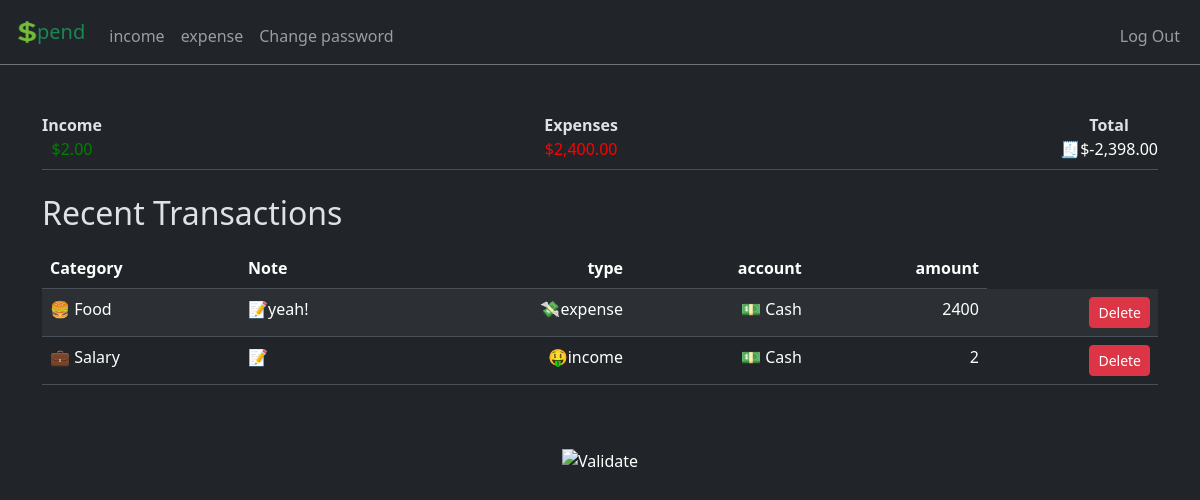
The page / (signed in) on the database its author committed.
### tables this page shows
CREATE TABLE transactions (
    id INTEGER PRIMARY KEY,
    type TEXT NOT NULL,
    category TEXT NOT NULL,
    account TEXT NOT NULL,
    amount INTEGER NOT NULL,
    user_id INTEGER,
    note TEXT,
    FOREIGN KEY (user_id) REFERENCES users(id));

### app.py (the view)
@app.route("/")
@login_required
def index():
    user_id = session["user_id"]
    total, income, expense = 0, 0, 0
    transaction = db.execute("SELECT * FROM transactions WHERE user_id = ?", user_id)
    for item in  transaction:
        amount = float(item["amount"])
        if item["type"] == "🤑income":
            total += amount
            income += amount
        else:
            total -= amount
            expense += amount
    return render_template("index.html", trs=transaction, total=total, income=income, expense=expense)
    return render_template("index.html")

### app.py (called while the page is built)
@app.after_request
def after_request(response):
    response.headers["Cache-Control"] = "no-cache, no-store, must-revalidate"
    response.headers["Expires"] = 0
    response.headers["Pragma"] = "no-cache"
    return response

### function.py (called while the page is built)
def login_required(f):
    @wraps(f)
    def decorated_function(*args, **kwargs):
        if session.get("user_id") is None:
            return redirect("/login")
        return f(*args, **kwargs)
    return decorated_function

def usd(value):
    return f"${value:,.2f}"

### templates/index.html (shortened to what this page needs)
{% extends "layout.html" %}
{% block main %}
    <div class="d-flex justify-content-between border-bottom pb-2 mb-3">
      <div>
        <strong>Income</strong><br>
          <span class="text-income" style="color: green;"> {{income | usd}} </span>
      </div>
      <div>
        <strong>Expenses</strong><br>
          <span class="text-expense" style="color: red;">{{expense | usd}}</span>
      </div>
      <div>
        <strong>Total</strong><br>
          <span style="color: white;">🧾{{ total | usd }}</span>
      </div>
    </div>
    <h2 class="mt-4 mb-3 text-start">Recent Transactions</h2>
    <table class="table table-striped">
        <thead>
            <tr>
                <th class="text-start">Category</th>
                <th class="text-start">Note</th>
                <th class="text-end">type</th>
                <th class="text-end">account</th>
                <th class="text-end">amount</th>
            </tr>
        </thead>
        <tbody>
            {% for tr in trs%}
            <tr>
                <td class="text-start">{{tr.category}}</td>
                <td class="text-start">📝{{ tr.note or ''}}</td>
                <td class="text-end">{{tr.type}}</td>
                <td class="text-end">{{tr.account}}</td>
                <td class="text-end">{{tr.amount}}</td>
                <td class="text-end">
                  <form action="/delete/{{ tr.id }}" method="post" style="display:inline;">
                      <button type="submit" class="btn btn-danger btn-sm">Delete</button>
                  </form>
                </td>
          {% endfor %}
        </tbody>
    </table>
{% endblock %}

### templates/layout.html (shortened to what this page needs)
<!DOCTYPE html>
<html lang="en" data-bs-theme="dark">
    <head>
        <link href="https://cdn.jsdelivr.net/npm/bootstrap@5.3.3/dist/css/bootstrap.min.css" rel="stylesheet">
    </head>
    <body>
        <nav class="navbar navbar-expand-md navbar-dark bg-dark border-bottom border-secondary">
            <div class="container-fluid">
  <a class="navbar-brand d-flex align-items-center" href="/">
                    <img src="/static/image.png" alt="Logo" width="30" height="24" style="margin-right: -1px;">
                    <span class="text-success" style="margin-left: -4px;">pend</span>
                </a>
                <div class="collapse navbar-collapse" id="navbar">
                    {% if session["user_id"] %}
                        <ul class="navbar-nav me-auto mt-2">
                            <li class="nav-item"><a class="nav-link" href="/income">income</a></li>
                            <li class="nav-item"><a class="nav-link" href="/expense">expense</a></li>
                            <li class="nav-item"><a class="nav-link" href="/change_password">Change password</a></li>
                        </ul>
                        <ul class="navbar-nav ms-auto mt-2">
                            <li class="nav-item"><a class="nav-link" href="/logout">Log Out</a></li>
                        </ul>
                    {% else %}
                        <ul class="navbar-nav ms-auto mt-2">
                            <li class="nav-item"><a class="nav-link" href="/register">Register</a></li>
                            <li class="nav-item"><a class="nav-link" href="/login">Log In</a></li>
                        </ul>
                    {% endif %}
                </div>
            </div>
        </nav>
        <main class="container py-5 text-center">
            {% block main %}{% endblock %}
        </main>
        <footer class="mb-5">
            <form action="https://validator.w3.org/check" class="text-center" enctype="multipart/form-data" method="post" target="_blank">
                <input alt="Validate" src="/static/I_heart_validator.png" type="image">
            </form>
        </footer>
    </body>
</html>

### rows shown on the page
transactions: category "🍔 Food", note "yeah!", type "💸expense", account "💵 Cash", amount "2400"
transactions: category "💼 Salary", type "🤑income", account "💵 Cash", amount "2"

### other values the page prints
{{ income | usd }} "$2.00"
{{ expense | usd }} "$2,400.00"
{{ total | usd }} "$-2,398.00"
